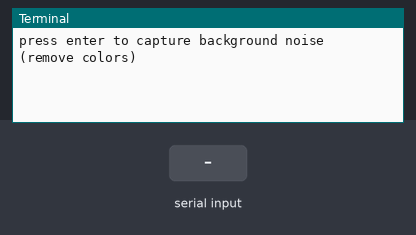
A program run on a simulated Raspberry Pi (BCM pin numbers). On the bench: the last lines printed to the terminal. Inputs (shaded band) come from the test bench. The camera gives no picture and a still takes 0.5 s.

Above: at 3.2 s.
3.3 s: "5" typed at the terminal, then Enter
At 4.6 s:
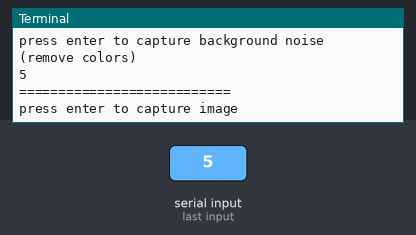
5.3 s: "90" typed at the terminal, then Enter
At 5.7 s:
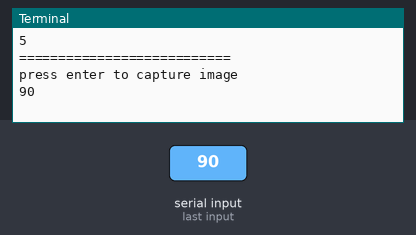

Measured:
- after the input at 3.3 s, the terminal: prints a new line at once (image 1)
- after the input at 5.3 s, the terminal: prints a new line at once (image 2)

The program:

picamera_rgb_predictor.py
```python
import time
from picamera import PiCamera
import numpy as np

# picamera setup
h = 640 # change this to anything < 2592 (anything over 2000 will likely get a memory error when plotting
cam_res = (int(h),int(0.75*h)) # keeping the natural 3/4 resolution of the camera
cam_res = (int(16*np.floor(cam_res[1]/16)),int(32*np.floor(cam_res[0]/32)))
cam = PiCamera()
## making sure the picamera doesn't change white balance or exposure
## this will help create consistent images
cam.resolution = (cam_res[1],cam_res[0])
cam.framerate = 30
time.sleep(2) #let the camera settle
cam.iso = 100
cam.shutter_speed = cam.exposure_speed
cam.exposure_mode = 'off'
gain_set = cam.awb_gains
cam.awb_mode = 'off'
cam.awb_gains = gain_set
# prepping for analysis and recording background noise
# the objects should be removed while background noise is calibrated
data = np.empty((cam_res[0],cam_res[1],3),dtype=np.uint8)
noise = np.empty((cam_res[0],cam_res[1],3),dtype=np.uint8)
x,y = np.meshgrid(np.arange(np.shape(data)[1]),np.arange(0,np.shape(data)[0]))
rgb_text = ['Red','Green','Blue'] # array for naming color
input("press enter to capture background noise (remove colors)")
cam.capture(noise,'rgb')
noise = noise-np.mean(noise) # background 'noise'
# looping with different images to determine instantaneous colors
while True:
    try:
        print('===========================')
        input("press enter to capture image")
        cam.capture(data,'rgb')
        mean_array,std_array = [],[]
        for ii in range(0,3):
            # calculate mean and STDev and print out for each color
            mean_array.append(np.mean(data[:,:,ii]-np.mean(data)-np.mean(noise[:,:,ii])))
            std_array.append(np.std(data[:,:,ii]-np.mean(data)-np.mean(noise[:,:,ii])))
            print('-------------------------')
            print(rgb_text[ii]+'---mean: {0:2.1f}, stdev: {1:2.1f}'.format(mean_array[ii],std_array[ii]))
        # guess the color of the object
        print('--------------------------')
        print('The Object is: {}'.format(rgb_text[np.argmax(mean_array)]))
        print('--------------------------')
    except KeyboardInterrupt:
        break
```
